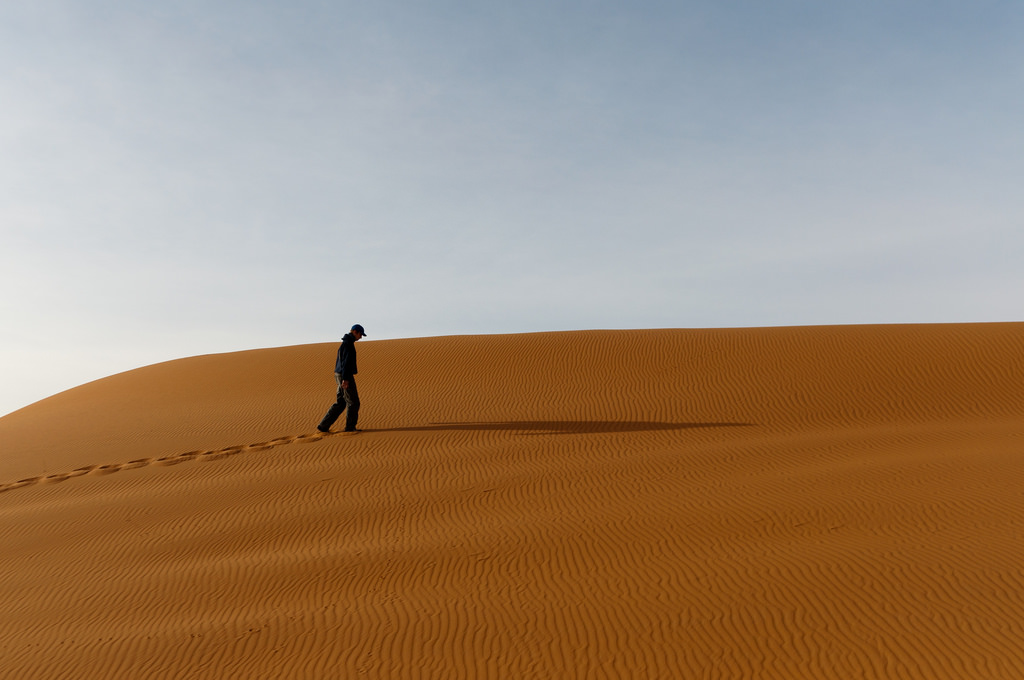
%> input picture schaumberg.4a.jpg, 1024 x 680 px
$ octave --eval "result = imenergy(imread('schaumberg.4a.jpg'));"   (GNU Octave 9; MATLAB toolbox functions it lacks are replaced by stand-ins)
%> lines starting %> are read from the running program, lines starting %| are printed output that depends on the picture
% Austin Schaumberg
% CS 534 | Fall 2016
% HW3-imenergy.m
function [ E ] = imenergy( I )
%IMENERGY creates visualizaiton of input image's low/high energy.

% convert the input image to double
doubleImage = im2double(I);
% convert double of the image to grayscale
grayImage = rgb2gray(doubleImage);
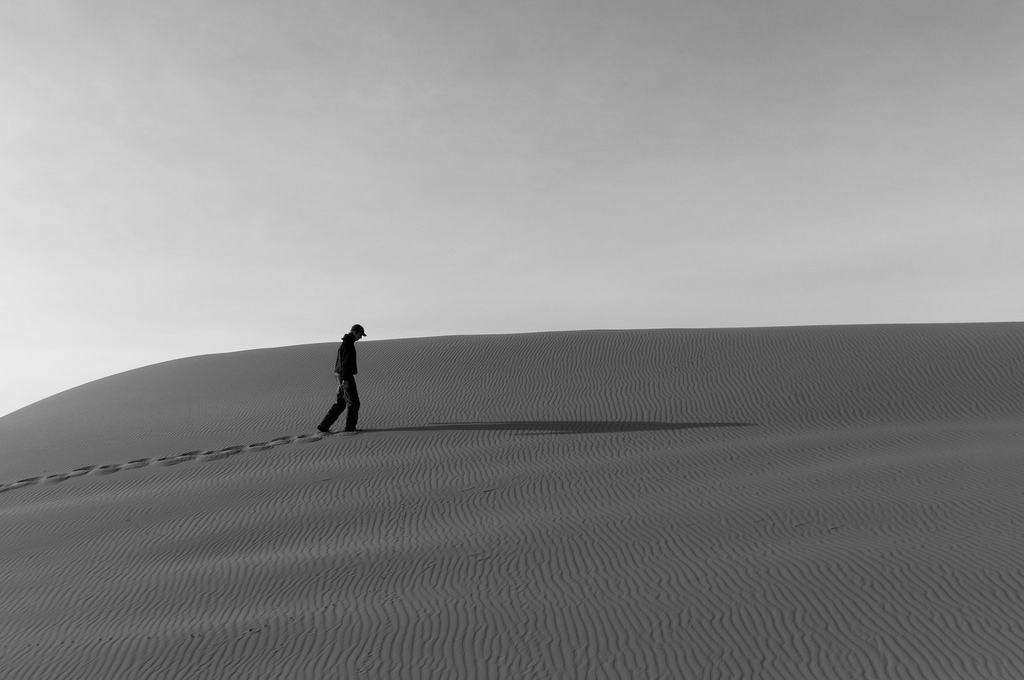
%> grayImage: size 680x1024 double; min 0, max 0.942, mean 0.545
% convert to the gray scale image to produce gradient magnitude
% and gradient direction, although not used.
[Gmag, Gdir_NotUsed] = imgradient(grayImage);
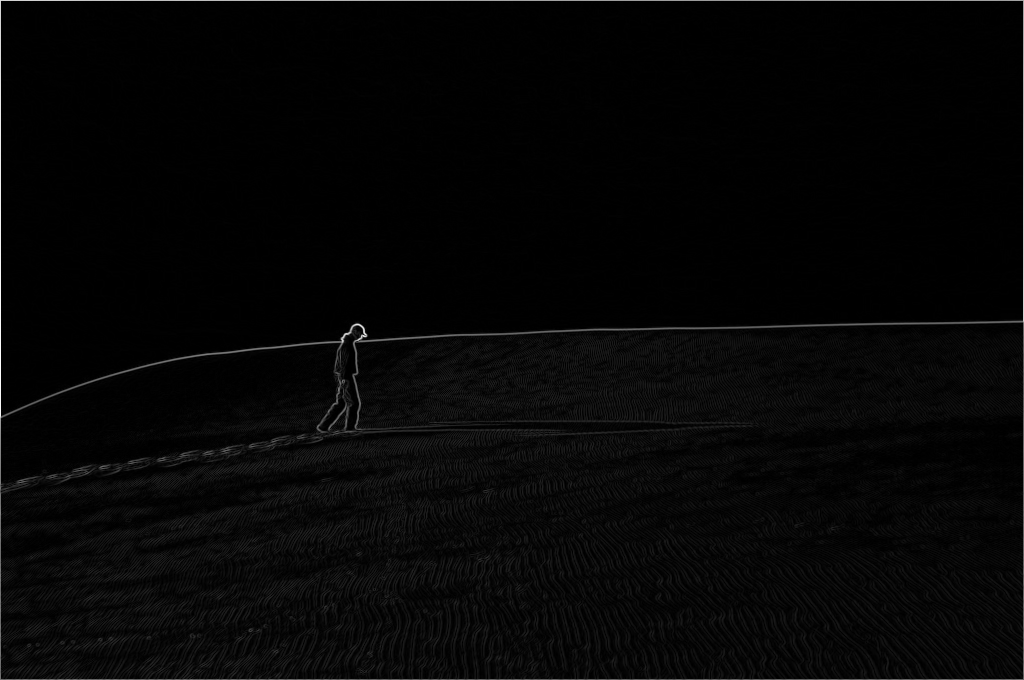
%> Gmag: size 680x1024 double; min 0, max 3.72, mean 0.0891; drawn with min black and max white
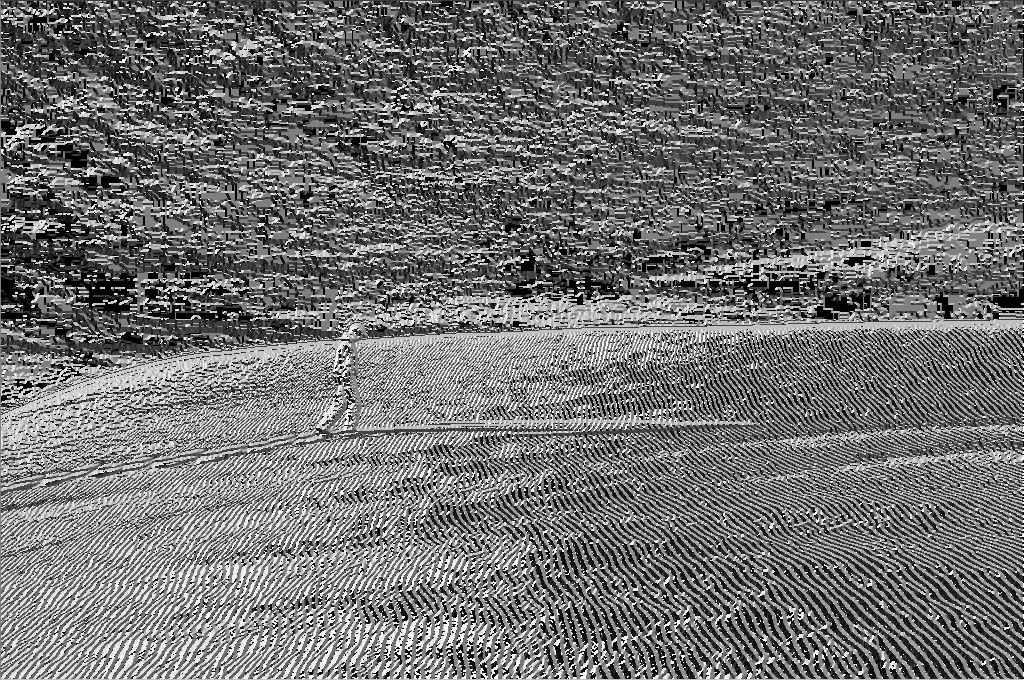
%> Gdir_NotUsed: size 680x1024 double; min -180, max 180, mean -21.7; drawn with min black and max white

% saved imshow in line 17 as schaumberg.2a.jpg, gradient visualization of
% image's energy
% imshow(Gmag);

% E = gradient magnitude from gray image.
E = Gmag;
end
